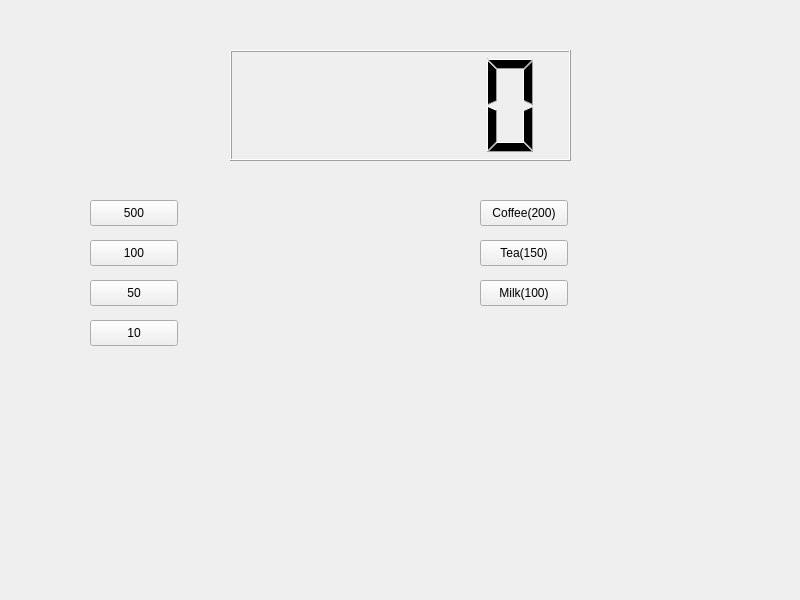
<?xml version="1.0" encoding="UTF-8"?>
<ui version="4.0">
 <class>Widget</class>
 <widget class="QWidget" name="Widget">
  <property name="geometry">
   <rect>
    <x>0</x>
    <y>0</y>
    <width>800</width>
    <height>600</height>
   </rect>
  </property>
  <property name="windowTitle">
   <string>Widget</string>
  </property>
  <widget class="QLCDNumber" name="lcdNumber">
   <property name="geometry">
    <rect>
     <x>230</x>
     <y>50</y>
     <width>341</width>
     <height>111</height>
    </rect>
   </property>
  </widget>
  <widget class="QPushButton" name="pbCoin500">
   <property name="geometry">
    <rect>
     <x>90</x>
     <y>200</y>
     <width>88</width>
     <height>26</height>
    </rect>
   </property>
   <property name="text">
    <string>500</string>
   </property>
  </widget>
  <widget class="QPushButton" name="pbCoin100">
   <property name="geometry">
    <rect>
     <x>90</x>
     <y>240</y>
     <width>88</width>
     <height>26</height>
    </rect>
   </property>
   <property name="text">
    <string>100</string>
   </property>
  </widget>
  <widget class="QPushButton" name="pbCoin50">
   <property name="geometry">
    <rect>
     <x>90</x>
     <y>280</y>
     <width>88</width>
     <height>26</height>
    </rect>
   </property>
   <property name="text">
    <string>50</string>
   </property>
  </widget>
  <widget class="QPushButton" name="pbCoin10">
   <property name="geometry">
    <rect>
     <x>90</x>
     <y>320</y>
     <width>88</width>
     <height>26</height>
    </rect>
   </property>
   <property name="text">
    <string>10</string>
   </property>
  </widget>
  <widget class="QPushButton" name="pbCoffee200">
   <property name="geometry">
    <rect>
     <x>480</x>
     <y>200</y>
     <width>88</width>
     <height>26</height>
    </rect>
   </property>
   <property name="text">
    <string>Coffee(200)</string>
   </property>
  </widget>
  <widget class="QPushButton" name="pbTea150">
   <property name="geometry">
    <rect>
     <x>480</x>
     <y>240</y>
     <width>88</width>
     <height>26</height>
    </rect>
   </property>
   <property name="text">
    <string>Tea(150)</string>
   </property>
  </widget>
  <widget class="QPushButton" name="pbMilk100">
   <property name="geometry">
    <rect>
     <x>480</x>
     <y>280</y>
     <width>88</width>
     <height>26</height>
    </rect>
   </property>
   <property name="text">
    <string>Milk(100)</string>
   </property>
  </widget>
 </widget>
 <resources/>
 <connections/>
</ui>
